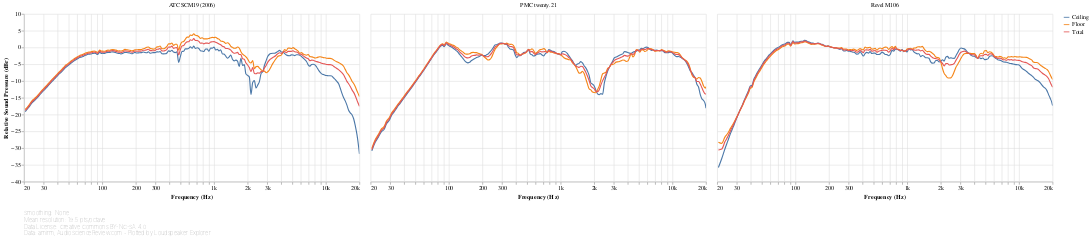

The code cell stored with this chart in its notebook:
### Markdown cell above
[ANSI-CTA-2034-A](https://shop.cta.tech/products/standard-method-of-measurement-for-in-home-loudspeakers) section 5.2 defines the following Vertical Reflection curves as the power average of the responses at the following vertical angles:

- **Floor**: -20° to -40°
- **Ceiling**: +40° to +60°

### Code cell
#@markdown
reflection_responses_chart('Vertical')

### Figure 1 — Vega-Lite specification as saved in the notebook (floating-point values rounded to 4 significant figures; data arrays with more than 128 entries replaced by an {"elided": "..."} marker saying what was removed)
{"config": {"view": {"continuousWidth": 400, "continuousHeight": 300, "opacity": 0}}, "vconcat": [{"data": {"name": "data-6e1fbbc91072c5c9560b0af970483721"}, "facet": {"type": "nominal", "field": "speaker", "title": null}, "spec": {"layer": [{"mark": {"type": "line", "clip": true, "interpolate": "monotone"}, "encoding": {"opacity": {"condition": {"value": 1, "selection": "selector030"}, "value": 0.2}}, "selection": {"selector030": {"type": "multi", "encodings": ["color"], "bind": "legend"}, "selector032": {"type": "interval", "bind": "scales", "encodings": ["x", "y"]}, "selector033": {"type": "single", "fields": ["speaker"], "bind": {"input": "select", "options": [null, "ATC SCM19 (2006)", "PMC twenty.21", "Revel M106"], "labels": ["All", "ATC SCM19 (2006)", "PMC twenty.21", "Revel M106"], "name": "Speaker: "}}}}, {"mark": {"type": "circle", "clip": true, "size": 100}, "encoding": {"fillOpacity": {"condition": {"value": 0.3, "selection": "selector031"}, "value": 0}}, "selection": {"selector031": {"type": "single", "on": "mouseover", "clear": "mouseout", "empty": "none", "encodings": ["x", "y"]}}}], "encoding": {"color": {"type": "nominal", "field": "key", "legend": {"symbolType": "stroke"}, "sort": null, "title": null}, "tooltip": [{"type": "nominal", "field": "key", "title": "Direction"}, {"type": "quantitative", "field": "frequency", "format": ".03s", "title": "Frequency (Hz)"}, {"type": "quantitative", "field": "value", "format": ".2f", "title": "Value (dB)"}], "x": {"type": "quantitative", "axis": {"format": "s"}, "field": "frequency", "scale": {"base": 10, "domain": [20, 20000], "nice": false, "type": "log"}, "title": "Frequency (Hz)"}, "y": {"type": "quantitative", "axis": {"grid": true}, "field": "value", "scale": {"domain": [-40, 10]}, "title": ["Relative Sound Pressure (dBr)"]}}, "height": 300, "transform": [{"flatten": ["frequency", "Ceiling", "Floor", "Total"]}, {"fold": ["Ceiling", "Floor", "Total"]}], "width": 600}, "transform": [{"filter": {"selection": "selector033"}}]}, {"mark": "text", "height": 1, "title": {"text": ["Smoothing: None", "Mean resolution: 19.5 pts/octave", "Data License: Creative Commons BY-NC-SA 4.0", "Data: amirm, AudioScienceReview.com - Plotted by Loudspeaker Explorer"], "anchor": "start", "color": "gray", "fontSize": 10, "fontWeight": "lighter"}, "width": 600}], "resolve": {"legend": {"color": "independent"}}, "$schema": "https://vega.github.io/schema/vega-lite/v4.8.1.json", "datasets": {"data-6e1fbbc91072c5c9560b0af970483721": [{"speaker": "ATC SCM19 (2006)", "frequency": {"elided": "194 float values"}, "Ceiling": {"elided": "194 float values"}, "Floor": {"elided": "194 float values"}, "Total": {"elided": "194 float values"}}, {"speaker": "PMC twenty.21", "frequency": {"elided": "194 float values"}, "Ceiling": {"elided": "194 float values"}, "Floor": {"elided": "194 float values"}, "Total": {"elided": "194 float values"}}, {"speaker": "Revel M106", "frequency": {"elided": "194 float values"}, "Ceiling": {"elided": "194 float values"}, "Floor": {"elided": "194 float values"}, "Total": {"elided": "194 float values"}}]}}
